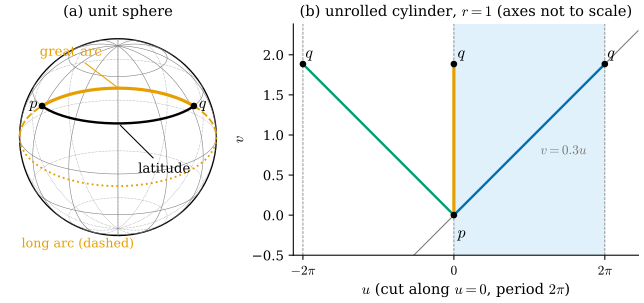

This chart was generated by the following Python code:
"""Figure 44.1.1: geodesics on the unit sphere and on the cylinder (Section 44.1).

(a) unit sphere, view from elev 22, azim 0: the points p = x(pi/3, -1.1), q = x(pi/3, 1.1) on the circle of latitude
    theta = pi/3; the short great-circle arc pq (orange, solid), the rest of that great circle (orange, dashed: the
    long arc), and the latitude arc between p and q (black). Lengths are printed in the caption.
(b) the cylinder of radius 1 cut along u = 0 and unrolled to the (u, v) plane (isometry, Example 7.2.9): the helix
    (a, b) = (1, 0.3) becomes the line v = 0.3 u; the points p = x(0, 0) and q = x(0, 0.6 pi) (one turn of the helix
    above p) have the lifts (2 pi k, 0.6 pi); the three lines from (0, 0) to (0, 0.6 pi), (2 pi, 0.6 pi),
    (-2 pi, 0.6 pi) are three geodesics from p to q.
Self-checks: the great arc is shorter than the latitude arc; the lines have the lengths printed.

Run from the project root: PYTHONPATH=tools python3 chapters/44-discrete-geodesics/figures/fig-44-1-1-two-features.py
"""

import dgmesh as dm
import dgfig

dgfig.setup()
import matplotlib.pyplot as plt  # noqa: E402
import numpy as np  # noqa: E402

col = dgfig.COLORS


def X(th, ph):
    return np.stack([np.sin(th) * np.cos(ph), np.sin(th) * np.sin(ph), np.cos(th) + 0 * ph], -1)


th0, ph0 = np.pi / 3, 1.1
p, q = X(th0, -ph0), X(th0, ph0)
ang = float(np.arccos(p @ q))
lat_len = np.sin(th0) * 2 * ph0
assert ang < lat_len
print(f"great arc {ang:.4f}, long arc {2 * np.pi - ang:.4f}, latitude arc {lat_len:.4f}")

fig, (axa, axb) = plt.subplots(1, 2, figsize=(7.0, 3.3), gridspec_kw={"width_ratios": [1.0, 1.25]})
cam = dm.Ortho(elev=22, azim=0)


def draw3(ax, P, front_style, back_style, **kw):
    P = np.asarray(P)
    vis = P @ cam.view > -1e-9
    Q = cam(P)
    for mask, style in ((vis, front_style), (~vis, back_style)):
        seg = np.where(mask, 1.0, np.nan)
        ax.plot(Q[:, 0] * seg, Q[:, 1] * seg, **{**kw, **style})


# sphere outline and a few grid circles
tt = np.linspace(0, 2 * np.pi, 400)
axa.plot(np.cos(tt), np.sin(tt), color=col["main"], lw=1.0)
for th in (np.pi / 6, np.pi / 3, np.pi / 2, 2 * np.pi / 3, 5 * np.pi / 6):
    draw3(axa, X(th, tt), dict(ls="-"), dict(ls=":"), color=col["aux"], lw=0.4)
for ph in np.linspace(0, np.pi, 6, endpoint=False):
    draw3(axa, X(tt, ph + 0 * tt), dict(ls="-"), dict(ls=":"), color=col["aux"], lw=0.4)
# great circle through p, q
n = np.cross(p, q)
n /= np.linalg.norm(n)
e2 = np.cross(n, p)
s = np.linspace(0, ang, 200)
short = np.outer(np.cos(s), p) + np.outer(np.sin(s), e2)
s2 = np.linspace(ang, 2 * np.pi, 400)
long_ = np.outer(np.cos(s2), p) + np.outer(np.sin(s2), e2)
draw3(axa, long_, dict(ls="--"), dict(ls=":"), color=col["accent"], lw=1.4)
draw3(axa, short, dict(ls="-"), dict(ls=":"), color=col["accent"], lw=2.4)
lat = X(th0, np.linspace(-ph0, ph0, 200))
draw3(axa, lat, dict(ls="-"), dict(ls=":"), color=col["main"], lw=1.8)
for P_, lab, off in ((p, r"$p$", (-0.13, -0.02)), (q, r"$q$", (0.05, -0.02))):
    c = cam(P_[None])[0]
    axa.plot(*c, "o", color=col["main"], ms=4, zorder=5)
    axa.text(c[0] + off[0], c[1] + off[1], lab, fontsize=12)
mid_s = cam(short[100][None])[0]
axa.annotate("great arc", xy=mid_s, xytext=(mid_s[0] - 0.8, mid_s[1] + 0.33), fontsize=10, color=col["accent"],
             arrowprops=dict(arrowstyle="-", color=col["accent"], lw=0.8))
mid_l = cam(lat[100][None])[0]
axa.annotate("latitude", xy=mid_l, xytext=(mid_l[0] + 0.2, mid_l[1] - 0.5), fontsize=10,
             arrowprops=dict(arrowstyle="-", color=col["main"], lw=0.8))
axa.text(-0.98, -1.12, "long arc (dashed)", fontsize=9.5, color=col["accent"])
axa.set_aspect("equal")
axa.set_xlim(-1.15, 1.15)
axa.set_ylim(-1.2, 1.15)
axa.set_axis_off()
axa.set_title("(a) unit sphere", fontsize=11)

# (b) unrolled cylinder
H = 0.6 * np.pi
axb.axvspan(0, 2 * np.pi, color=col["region"], alpha=0.18, lw=0)
for k in (-1, 0, 1, 2):
    axb.axvline(2 * np.pi * k, color=col["aux"], lw=0.6, ls="--")
uu = np.linspace(-2 * np.pi, 4 * np.pi, 10)
axb.plot(uu, 0.3 * uu, color=col["aux"], lw=0.8)
ends = [(0.0, H), (2 * np.pi, H), (-2 * np.pi, H)]
styles = [dict(color=col["accent"], lw=2.4), dict(color=col["tangent"], lw=1.8), dict(color=col["third"], lw=1.8)]
lengths = []
for (u1, v1), st in zip(ends, styles):
    axb.plot([0, u1], [0, v1], **st)
    lengths.append(float(np.hypot(u1, v1)))
assert abs(lengths[0] - H) < 1e-12 and abs(lengths[1] - 2 * np.pi * np.sqrt(1 + 0.09)) < 1e-12
print("geodesics p -> q on the cylinder:", [round(L_, 4) for L_ in lengths])
for (u1, v1) in [(0, 0)] + ends:
    axb.plot(u1, v1, "o", color=col["main"], ms=4, zorder=5)
axb.text(0.15, -0.28, r"$p$", fontsize=12)
axb.text(0.15, H + 0.08, r"$q$", fontsize=12)
axb.text(2 * np.pi + 0.1, H + 0.08, r"$q$", fontsize=12)
axb.text(-2 * np.pi + 0.1, H + 0.08, r"$q$", fontsize=12)
axb.text(3.6, 0.3 * 3.6 - 0.32, r"$v = 0.3u$", fontsize=10, color=col["aux"])
axb.set_xlim(-2 * np.pi - 0.4, 2 * np.pi + 1.4)
axb.set_ylim(-0.5, H + 0.5)
axb.set_xlabel(r"$u$ (cut along $u = 0$, period $2\pi$)")
axb.set_ylabel(r"$v$")
axb.set_xticks([-2 * np.pi, 0, 2 * np.pi])
axb.set_xticklabels([r"$-2\pi$", r"$0$", r"$2\pi$"])
axb.spines[["top", "right"]].set_visible(False)
axb.set_title("(b) unrolled cylinder, $r = 1$ (axes not to scale)", fontsize=11)
fig.subplots_adjust(left=0.01, right=0.99, top=0.9, bottom=0.17, wspace=0.12)
dgfig.save(fig, __file__)
